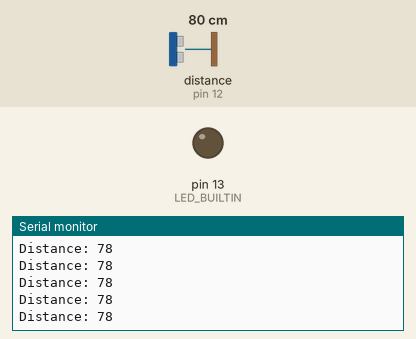
Bench run of a sketch on a simulated Arduino Uno, built with avr-gcc and run on an emulated ATmega328P. Parts: output pins drawn as LEDs (lit = HIGH), the last lines printed to the serial monitor. Wiring (inferred from the names in the program): ultrasonic range finder: trigger pin 11; echo pin 12. The test bench sets the inputs (shaded band); at power-on: distance to the obstacle (sensor on pin 12) 80 cm. The echo pulse lasts 58.3 µs per cm; pins used as bus, display or sensor lines are not drawn.

Above: at 1.2 s.
1.3 s: distance to the obstacle (sensor on pin 12) set to 2 cm
At 2.1 s:
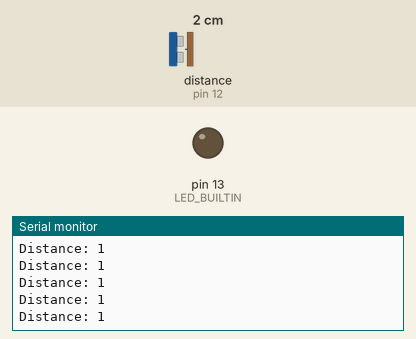
4.3 s: distance to the obstacle (sensor on pin 12) set to 120 cm
At 5.0 s:
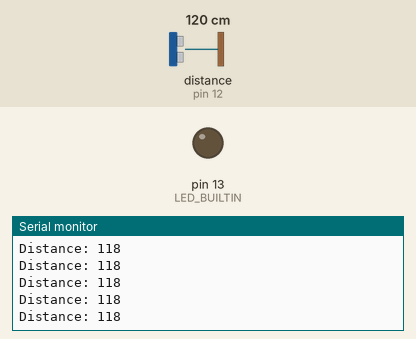
Timing chart, 0 to 7.3 s (numbered marks = the images above; inputs shaded):
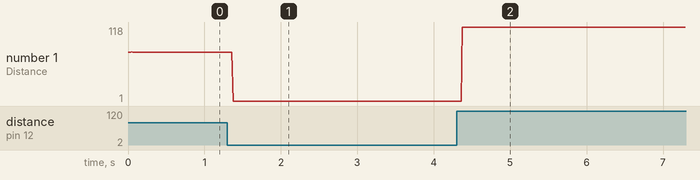

The sketch:

ultrasonic_sensor.ino
```cpp
/*
  Ultrasonic Sensor HC-SR04 and Arduino Tutorial
  by Dejan Nedelkovski,
  www.HowToMechatronics.com
*/

// defines pins numbers
const int trigPin = 11;
const int echoPin = 12;

// defines variables
long duration;
int distance;

void setup() {
  // UltraSonoc Pins
  pinMode(trigPin, OUTPUT); // Sets the trigPin as an Output
  pinMode(echoPin, INPUT); // Sets the echoPin as an Input

  // initialize digital pin LED_BUILTIN as an output.
  pinMode(LED_BUILTIN, OUTPUT);

  Serial.begin(9600); // Starts the serial communication
}

void loop() {
  // Clears the trigPin
  digitalWrite(trigPin, LOW);
  delayMicroseconds(2);

  // Sets the trigPin on HIGH state for 10 micro seconds
  digitalWrite(trigPin, HIGH);
  delayMicroseconds(10);
  digitalWrite(trigPin, LOW);

  // Reads the echoPin, returns the sound wave travel time in microseconds
  duration = pulseIn(echoPin, HIGH);

  // Calculating the distance
  distance = duration * 0.034 / 2;

  // Prints the distance on the Serial Monitor
  Serial.print("Distance: ");
  Serial.println(distance);

  // --------------------------------------------------------
  // ADD Your Code Here - Detect a specific distance... like distance > 5 cm
  if(distance >= 500){
    digitalWrite(LED_BUILTIN, HIGH);
    delay(100);
  } else{
   digitalWrite(LED_BUILTIN, LOW);
  }

  // --------------------------------------------------------
}
```

Measured:
- after the input at 1.3 s, the serial monitor: prints a new line after 0.07 s (image 1)
- after the input at 4.3 s, the serial monitor: prints a new line after 0.08 s (image 2)
- plotted number 1: 78 → 1 after the input at 1.3 s, 1 → 118 after the input at 4.3 s
